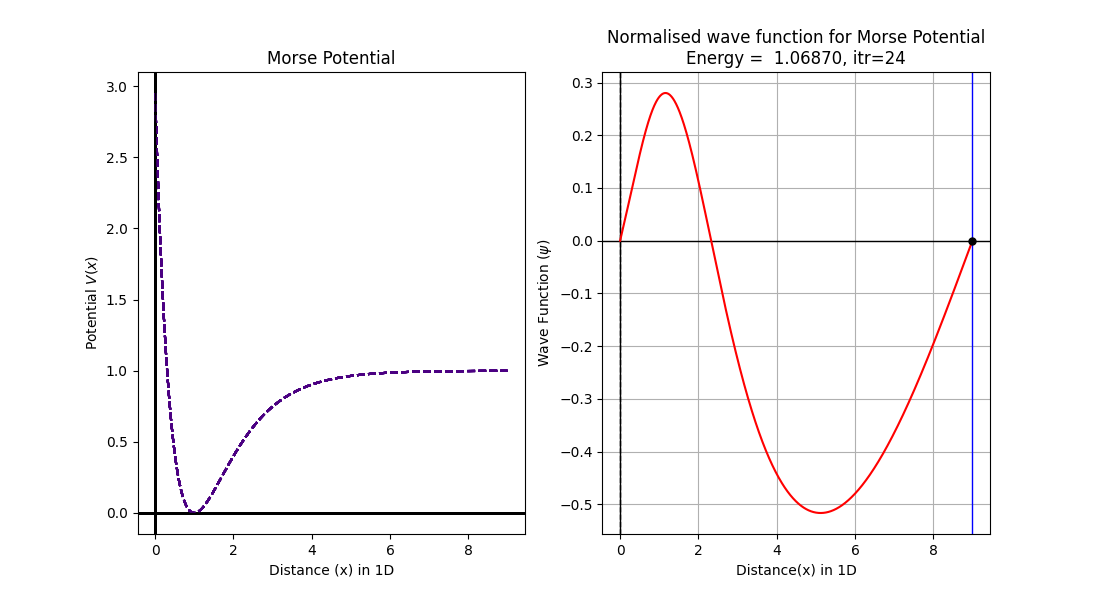

Generate this figure with Python:
#Solution of Schrodinger's 1D wave equation for Morse potential
#Using Odeint()

import numpy as np
import matplotlib.pyplot as plt
from scipy.integrate import odeint,simpson

#Define the dimensionless potential
def V(x):
    D=1
    b=1
    return D*(1-np.exp(-(x-b)))**2 

#Define the dimensionless Time Independent Schrodinger Equation in odeint()
def Morse(y,x,E):
    y1=y[0]
    y2=y[1]
    yp1=y2                
    yp2=-2*(E-V(x))*y1
    yp=[yp1,yp2]
    return yp

#Boundary Conditions for a wave function
x0,y0,xn,yn=0,0,9,0
n=1000
h=(xn-x0)/n
x=np.arange(x0,xn,h)
L=len(x)
alpha=0.001         #Initial derivative (can be anything as it doesn't control the solution after normalization)
y0=[0.00,alpha]     #Initial condition for y and y' 
      


#Guessing energy value from plot
def shoot(E):
    u=odeint(Morse,y0,x,args=(E,))
    return u[:,0][-1]

energies=np.arange(0,1.5,0.01)
H=[]
for i in energies:
    hits=shoot(i)
    H.append(hits)
    
plt.plot(energies,H,'b-')
plt.axhline(color='black',lw=1)
plt.axvline(color='black',lw=1)
plt.xlabel('Energy')
plt.ylabel('End-point')
plt.ylim(-0.01,0.01)
plt.xlim(0,2)
plt.minorticks_on()
plt.grid(which='minor',color='green',ls='--')
plt.savefig('/home/tux_blue/Desktop/GitHub/Computational-Physics-UG/Application to some physics problems/Scrodinger Equation/TISE/Inbuilt Function Method/Primitive Method/Python Files/Morse_hits.png')
plt.show()


#Bisection-shooting method for proper choice of energy
while True:
    E1=eval(input('Enter 1st energy guess : '))
    E2=eval(input('Enter 2nd energy guess : '))
    uA=odeint(Morse,y0,x,args=(E1,))
    uB=odeint(Morse,y0,x,args=(E2,))
    solA=uA[:,0]
    solB=uB[:,0]
    if solA[L-1]*solB[L-1]<0.0:
        break
    else:
        print('Incorrect sssumption of guesses\nEnter new guesses')


itr=0
plt.figure(figsize=(11,6)) 
while True:
    u1=odeint(Morse,y0,x,args=(E1,))
    sol1=u1[:,0]
    u2=odeint(Morse,y0,x,args=(E2,))
    sol2=u2[:,0]
    E3=(E1+E2)/2
    u3=odeint(Morse,y0,x,args=(E3,))
    sol3=u3[:,0]
    if sol1[L-1]*sol3[L-1]==0:
        break
    if sol1[L-1]*sol3[L-1]<0.0:
        E2=E3
    else:
        E1=E3
    itr=itr+1
    acc=abs(E1-E2)
    if acc<0.00000001:
        break
    
    
#Normalisation of wave function
    N=1/np.sqrt(simpson(sol3*sol3,x=x))
    sol3=N*sol3
    
#Plotting and printing
    plt.subplot(121)
    plt.plot(x,V(x),'--',color='indigo')
    plt.ylabel(r'Potential $V(x)$')
    plt.xlabel('Distance (x) in 1D')
    plt.title('Morse Potential')
    plt.axhline(color='black',lw=1)
    plt.axvline(color='black',lw=1)
    
    plt.subplot(122)
    plt.cla()
    plt.title('Normalised wave function for Morse Potential\n'+r'Energy =%9.5f, itr=%2i'%(E3,itr))
    plt.xlabel('Distance(x) in 1D')
    plt.ylabel(r'Wave Function ($\psi$)')
    plt.grid()
    plt.axhline(color='black',lw=1)
    plt.axvline(color='black',lw=1)
    plt.axvline(x=xn,color='blue',lw=1)
    plt.axvline(x=x0,color='black',lw=1,ls='--')
    plt.plot(x,sol3,'r',lw=1.5)
    plt.plot(x[-1],u3[-1,0],'o',color='black',ms=5)
    plt.pause(0.5)
    
plt.savefig('/home/tux_blue/Desktop/GitHub/Computational-Physics-UG/Application to some physics problems/Scrodinger Equation/TISE/Inbuilt Function Method/Primitive Method/Python Files/Morse.png')
plt.show()
print('The energy satisfying the boundary condition is',E3)
        
    
